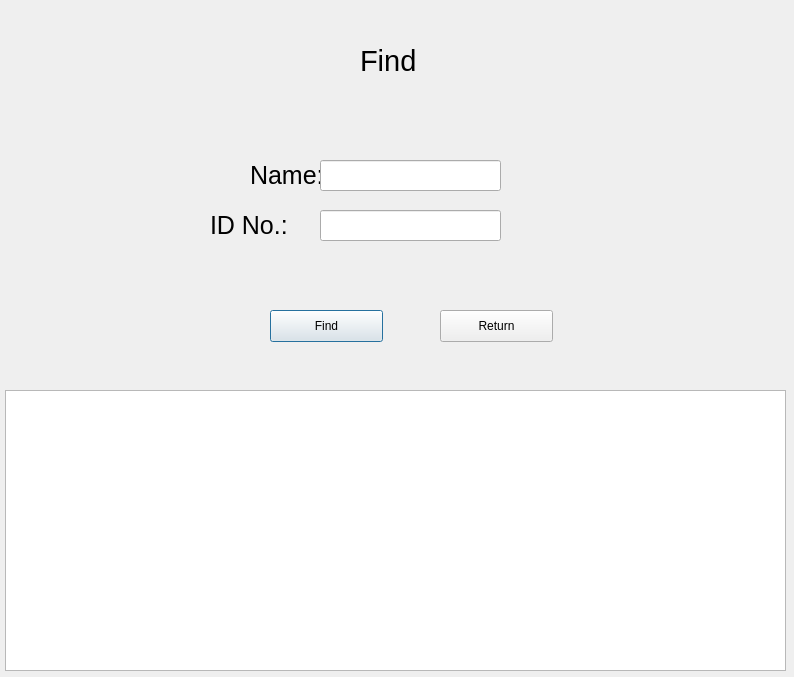
<?xml version="1.0" encoding="UTF-8"?>
<ui version="4.0">
 <class>query_existing_customer</class>
 <widget class="QDialog" name="query_existing_customer">
  <property name="geometry">
   <rect>
    <x>0</x>
    <y>0</y>
    <width>794</width>
    <height>677</height>
   </rect>
  </property>
  <property name="windowTitle">
   <string>Dialog</string>
  </property>
  <widget class="QLabel" name="label">
   <property name="geometry">
    <rect>
     <x>360</x>
     <y>30</y>
     <width>91</width>
     <height>61</height>
    </rect>
   </property>
   <property name="font">
    <font>
     <pointsize>22</pointsize>
    </font>
   </property>
   <property name="text">
    <string>Find</string>
   </property>
  </widget>
  <widget class="QLabel" name="label_2">
   <property name="geometry">
    <rect>
     <x>250</x>
     <y>160</y>
     <width>151</width>
     <height>31</height>
    </rect>
   </property>
   <property name="font">
    <font>
     <pointsize>19</pointsize>
    </font>
   </property>
   <property name="text">
    <string>Name: </string>
   </property>
  </widget>
  <widget class="QLineEdit" name="name">
   <property name="geometry">
    <rect>
     <x>320</x>
     <y>160</y>
     <width>181</width>
     <height>31</height>
    </rect>
   </property>
  </widget>
  <widget class="QLabel" name="label_3">
   <property name="geometry">
    <rect>
     <x>210</x>
     <y>210</y>
     <width>151</width>
     <height>31</height>
    </rect>
   </property>
   <property name="font">
    <font>
     <pointsize>19</pointsize>
    </font>
   </property>
   <property name="text">
    <string>ID No.: </string>
   </property>
  </widget>
  <widget class="QLineEdit" name="id_number">
   <property name="geometry">
    <rect>
     <x>320</x>
     <y>210</y>
     <width>181</width>
     <height>31</height>
    </rect>
   </property>
  </widget>
  <widget class="QPushButton" name="pushButton">
   <property name="geometry">
    <rect>
     <x>270</x>
     <y>310</y>
     <width>113</width>
     <height>32</height>
    </rect>
   </property>
   <property name="text">
    <string>Find</string>
   </property>
  </widget>
  <widget class="QPushButton" name="pushButton_2">
   <property name="geometry">
    <rect>
     <x>440</x>
     <y>310</y>
     <width>113</width>
     <height>32</height>
    </rect>
   </property>
   <property name="text">
    <string>Return</string>
   </property>
  </widget>
  <widget class="QTableView" name="tableView">
   <property name="geometry">
    <rect>
     <x>5</x>
     <y>390</y>
     <width>781</width>
     <height>281</height>
    </rect>
   </property>
  </widget>
 </widget>
 <resources/>
 <connections>
  <connection>
   <sender>pushButton_2</sender>
   <signal>clicked()</signal>
   <receiver>query_existing_customer</receiver>
   <slot>close()</slot>
   <hints>
    <hint type="sourcelabel">
     <x>507</x>
     <y>325</y>
    </hint>
    <hint type="destinationlabel">
     <x>507</x>
     <y>379</y>
    </hint>
   </hints>
  </connection>
 </connections>
</ui>
